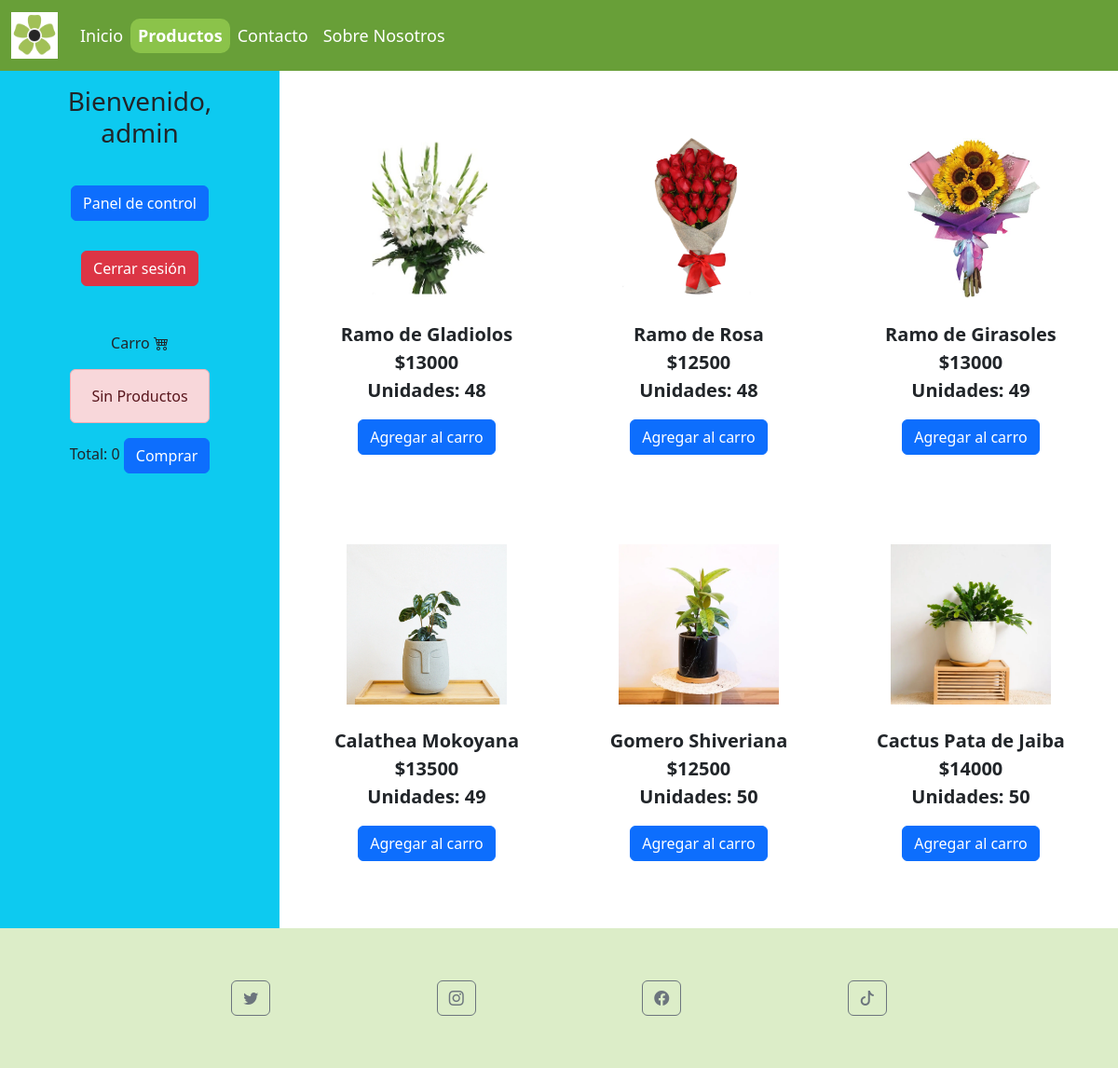
Page /Webapp/productos (signed in) on the committed database.
### Webapp/models.py (models this page shows, shortened)
class producto(models.Model):
    idProducto = models.AutoField(primary_key=True)
    nombreProducto = models.CharField(max_length=20, blank=False, null=False)
    precioProducto = models.IntegerField()
    stockProducto = models.IntegerField()

### Webapp/views.py (the view)
# urls.py: path("productos", views.productos, name="productos"),
def productos(request):
    pro = producto.objects.all()
    carrito = Carrito(request)
    total = carrito.obtener_total()
    context = {
        "producto": pro,
        "total": total,
    }
    return render(request, "pages/productos.html", context)

### Webapp/carro.py (called while the page is built)
    def obtener_total(self):
      total = 0
      for item in self.carrito.values():
          total += item["acumulado"]
      return total

### Webapp/templates/pages/productos.html (shortened to what this page needs)
<!DOCTYPE html>
<html lang="en">
<head>
  {% load static %}
  <link rel="stylesheet" href="{% static 'css/styles.css' %}">
  <link rel="stylesheet" href="https://cdn.jsdelivr.net/npm/bootstrap-icons@1.10.5/font/bootstrap-icons.css">
  <link href="https://cdn.jsdelivr.net/npm/bootstrap@5.3.0/dist/css/bootstrap.min.css" rel="stylesheet">
</head>
<body>
  <nav class="barra navbar navbar-expand-md">
    <div class="container-fluid">
      <div class="collapse navbar-collapse" id="navbarmenu">
        <a class="navbar-brand" href="#">
          <img src="{% static 'img/icon.png' %}" width="50px">
        </a>
        <ul class="navbar-nav d-flex justify-content-center align-items-center">
          <li class="nav-item">
            <a class="nav-link" aria-current="page" href={% url 'index' %}>Inicio</a>
          </li>
          <li class="nav-item">
            <a class="nav-link activo" href="{% url 'productos' %}">Productos</a>
          </li>
          <li class="nav-item">
            <a class="nav-link" href="{% url 'contacto' %}">Contacto</a>
          </li>
          <li class="nav-item">
            <a class="nav-link" href="{% url 'nosotros' %}">Sobre Nosotros</a>
          </li>
        </ul>
      </div>
    </div>
  </nav>
<main>
  <div class="container-fluid">
    <div class="row d-flex">
      <div class="bg-info col-3 col-md-3 d-flex justify-content-star align-items-center flex-column">
        {% if request.session.runCliente %}
        <div class="p-3 text-center">
          <h3>Bienvenido, {{  request.session.runCliente }}</h3>
        </div>
        <div class="p-3">
          <a class="btn btn-primary" href="{% url 'usuario' %}">Panel de control</a>
        </div>
        <div class="p-3">
          <a class="btn btn-danger" href="{% url 'salir' %}">Cerrar sesión</a>
        </div>
        <div class="">
          <p class="text-center">Carro <i class="bi bi-cart4"></i></p>
            <form action="comprar" method="POST">
              {% if request.session.carrito.items %}
                <tbody>
                {% for key, value in request.session.carrito.items %}
                  <tr>
                    <input type="hidden" name="idProducto" value="{{ value.producto_id }}">
                    <td>{{ value.nombre }}</td>
                    <td><input type="hidden" name="cantidadProducto" value="{{ value.cantidad }}">{{ value.cantidad }}</td>
                    <td>${{ value.acumulado }}</td>
                    <td class="text-center"><a href="{% url 'restarProducto' value.producto_id %}"><i class="bi bi-dash-square"></i></a></td>
                  </tr>
                {% endfor %}
                </tbody>
              {% else %}
                <tr>
                  <td colspan="3">
                    <div class="alert alert-danger text-center">Sin Productos</div>
                  </td>
                </tr>
              {% endif %}
              <tr>
                <th>Total:</th>
                <td><input type="hidden" name="totalPedido" value="{{ total }}">{{ total }}</td>
                <td><button type="submit" class="btn btn-primary">Comprar</button></td>
              </tr>
            </form>
        </div>
        {% endif %}
      </div>
      <div class="col-9 col-md-9 p-4">
        <div class="row productos">
            <div class="col-12 col-md-4 my-5 d-flex justify-content-center align-items-center flex-column">
                <img src="{% static 'img/ramo-de-gladiolos-1.png' %}" class="img-fluid px-2 px-md-5 mb-4">
              <p class="text-center">{{producto.0.nombreProducto}}<br>
                ${{producto.0.precioProducto}} <br>
                <span>Unidades:</span> {{producto.0.stockProducto}}
              </p>
              <a href="{% url 'agregarProducto' producto.0.idProducto %}" class="btn btn-primary">Agregar al carro</a>
            </div>
            <div class="col-12 col-md-4 mb-5 d-flex justify-content-end align-items-center flex-column">
                <img src="{% static 'img/ramo-de-18-rosas-en-arpillers.png' %}" class="img-fluid px-2 px-md-5 mb-4">
              <p class="text-center">{{producto.1.nombreProducto}}<br>
                ${{producto.1.precioProducto}} <br>
                <span>Unidades:</span> {{producto.1.stockProducto}}
              </p>
              <a href="{% url 'agregarProducto' producto.1.idProducto %}" class="btn btn-primary">Agregar al carro</a>
            </div>
            <div class="col-12 col-md-4 mb-5 d-flex justify-content-end align-items-center flex-column">
                <img src="{% static 'img/RAMO-DE-10-GIRSAOLES-Y-GYPSUPHILIA.png' %}" class="img-fluid px-2 px-md-5 mb-4">
              <p class="text-center">{{producto.2.nombreProducto}}<br>
                ${{producto.2.precioProducto}} <br>
                <span>Unidades:</span> {{producto.2.stockProducto}}
              </p>
              <a href="{% url 'agregarProducto' producto.2.idProducto %}" class="btn btn-primary">Agregar al carro</a>
            </div>
        </div>
        <div class="row productos">
          <div id="productos" class="col-12 col-md-4 my-5 d-flex justify-content-center align-items-center flex-column">
            <img src="{% static 'img/Calathea_Mokoyana.webp' %}" class="img-fluid px-2 px-md-5 mb-4">
            <p class="text-center">{{producto.3.nombreProducto}}<br>
              ${{producto.3.precioProducto}} <br>
              <span>Unidades:</span> {{producto.3.stockProducto}}
            </p>
            <a href="{% url 'agregarProducto' producto.3.idProducto %}" class="btn btn-primary">Agregar al carro</a>
          </div>
          <div id="productos" class="col-12 col-md-4 mb-5 d-flex justify-content-end align-items-center flex-column">
            <img src="{% static 'img/Gomero_Shiveriana.webp' %}" class="img-fluid px-2 px-md-5 mb-4">
            <p class="text-center">{{producto.4.nombreProducto}}<br>
              ${{producto.4.precioProducto}} <br>
              <span>Unidades:</span> {{producto.4.stockProducto}}
            </p>
            <a href="{% url 'agregarProducto' producto.4.idProducto %}" class="btn btn-primary">Agregar al carro</a>
          </div>
          <div id="productos" class="col-12 col-md-4 mb-5 d-flex justify-content-end align-items-center flex-column">
            <img src="{% static 'img/Pata-de-Jaiba.webp' %}" class="img-fluid px-2 px-md-5 mb-4">
            <p class="text-center">{{producto.5.nombreProducto}}<br>
              ${{producto.5.precioProducto}} <br>
              <span>Unidades:</span> {{producto.5.stockProducto}}
            </p>
            <a href="{% url 'agregarProducto' producto.5.idProducto %}" class="btn btn-primary">Agregar al carro</a>
          </div>
        </div>
      </div>
    </div>
  </div>
</main>
<footer>
  <div class="container-fluid d-flex justify-content-center " style="background-color: #DCEDC8;">
    <div class="row w-75 pie">
      <div class="col-6 col-md-3 d-flex justify-content-center align-items-center">
        <a href="https://twitter.com/">
          <button class="btn btn-outline-secondary">
            <i class="bi bi-twitter"></i>
          </button>
        </a>
      </div>
      <div class="col-6 col-md-3 d-flex justify-content-center align-items-center">
        <a href="https://instagram.com/">
          <button class="btn btn-outline-secondary">
            <i class="bi bi-instagram"></i>
          </button>
        </a>
      </div>
      <div class="col-6 col-md-3 d-flex justify-content-center align-items-center">
        <a href="https://facebook.com/">
          <button class="btn btn-outline-secondary">
            <i class="bi bi-facebook"></i>
          </button>
        </a>
      </div>
      <div class="col-6 col-md-3 d-flex justify-content-center align-items-center">
        <a href="https://tiktok.com/">
          <button class="btn btn-outline-secondary">
            <i class="bi bi-tiktok"></i>
          </button>
        </a>
      </div>
    </div>
  </div>
</footer>
</body>
</html>

### Webapp/static/css/styles.css (style rules this page uses)
.barra { background-color: #689F38; font-size: 18px; color: white; }
.barra .nav-link { color: white; padding: 5px; }
.barra .activo { color: white; font-weight: bold; background-color: #8BC34A; border-radius: 10px; }
.productos p { font-size: 20px; font-weight: bold; }
.pie { height: 150px; background-color: #DCEDC8; color: black; font-size: 18px; }

### rows in the picture
producto: nombreProducto "Ramo de Gladiolos", precioProducto "13000", stockProducto "48"
producto: nombreProducto "Ramo de Rosa", precioProducto "12500", stockProducto "48"
producto: nombreProducto "Ramo de Girasoles", precioProducto "13000", stockProducto "49"
producto: nombreProducto "Calathea Mokoyana", precioProducto "13500", stockProducto "49"
producto: nombreProducto "Gomero Shiveriana", precioProducto "12500", stockProducto "50"
producto: nombreProducto "Cactus Pata de Jaiba", precioProducto "14000", stockProducto "50"

### other values in the picture
{{ request.session.runCliente }} "admin"
{{ total }} "0"
